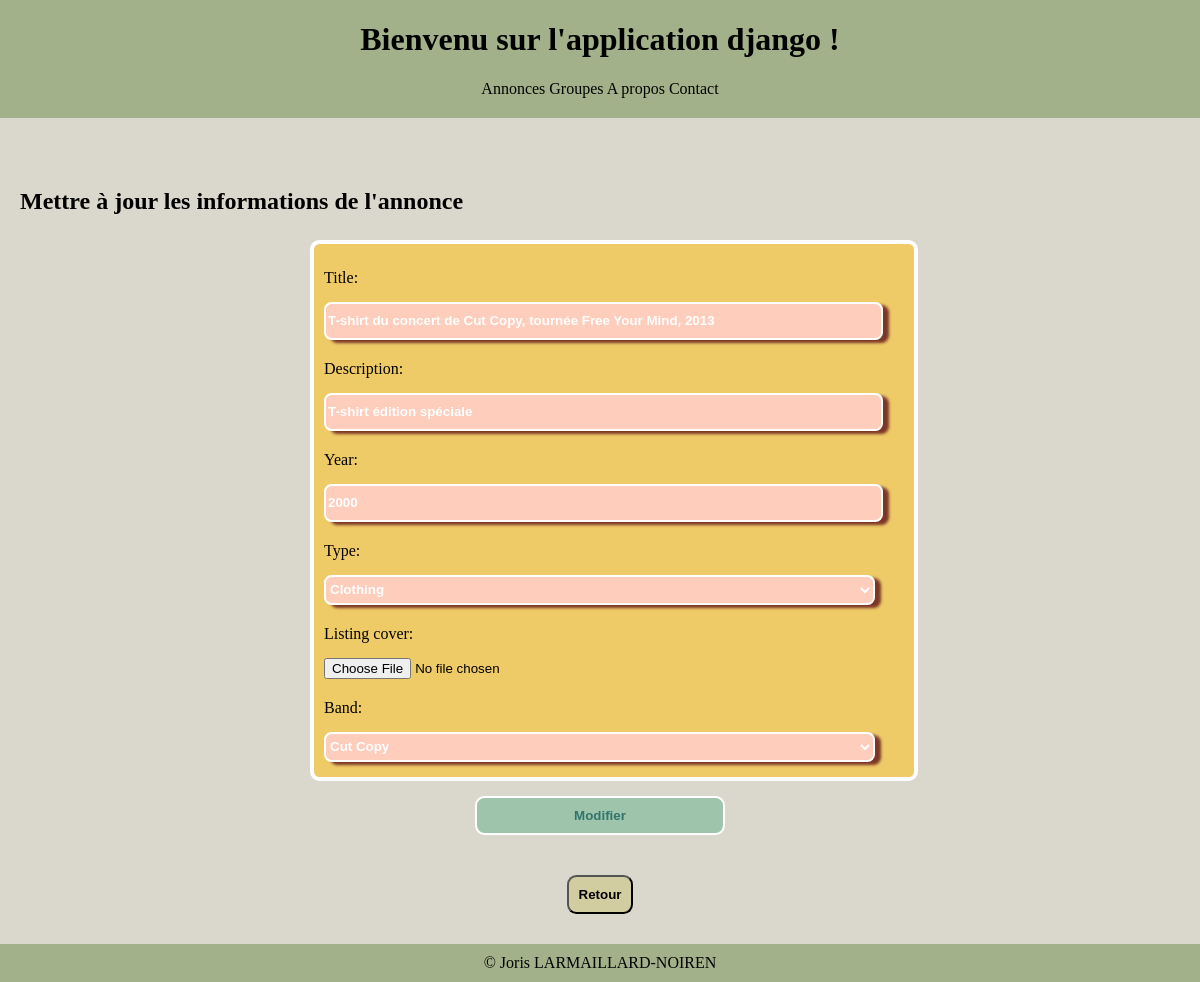
Screenshot of /ads/2/update/ with the database file from the repository.
### listings/models.py (models this page shows, shortened)
class Listing(models.Model):
    class Type(models.TextChoices):
        RECORDS = 'RE'
        CLOTHING = 'CL'
        POSTERS = 'PO'
        MISCELLANEOUS = 'MI'
    title = models.fields.CharField(max_length=100)
    description = models.fields.CharField(max_length=300)
    sold = models.fields.BooleanField(default=False)
    year = models.fields.IntegerField(
        validators=[MinValueValidator(1900), MaxValueValidator(2024)]
    )
    type = models.fields.CharField(choices=Type.choices, max_length=5)
    listing_cover = models.ImageField(upload_to="albums/listings_covers/", null=True, blank=True)
    band = models.ForeignKey(Band, null=True, on_delete=models.SET_NULL)

### listings/views.py (the view)
# urls.py: path("ads/<int:ad_id>/update/", views.ad_update, name="ad-update"),
def ad_update(request, ad_id):
    ad = Listing.objects.get(id=ad_id)
    if request.method == 'POST':
        form_update = ListingForm(request.POST, request.FILES, instance=ad)
        if form_update.is_valid():
            form_update.save()
            return redirect('ad-detail', ad_id)
    else:
        form_update = ListingForm(instance=ad)
    return render(request,
                  'listings/ad_update.html',
                  {'form_update': form_update, 'ad_id': ad_id})

### listings/forms.py
class ListingForm(forms.ModelForm):
    class Meta:
        model = Listing
        exclude = ('sold',)

### listings/models.py (called while the page is built)
    def __str__(self):
        return f'{self.name}'

### listings/templates/listings/ad_update.html (shortened to what this page needs)
{% extends 'listings/base.html' %}
{% block content %}
    <h2>Mettre à jour les informations de l'annonce</h2>
    <div class="form-section">
        <form action="" method="post">
            <div class="contenu-formulaire">
                {{ form_update.as_div }}
            </div>
            <div class="conteneur-input">
                <input type="submit" value="Modifier">
            </div>
        </form>
    </div>
    <div class="conteneur-bouton">
        <a href="{% url 'ad-detail' ad_id %}">
            <button class="bouton-retour">Retour</button>
        </a>
    </div>
{% endblock %}

### listings/static/listings/style.css (style rules this page uses)
:root { --main-bg-color: #a3b18a; --common-bg-color: #D2CCA1; --common-txt-color: white; }
hmtl, body { font-family: Futura; background-color: #dad7cd; height: 100%; margin: 0; }
body { display: flex; flex-direction: column; }
a { text-decoration: none; color: inherit; }
.conteneur-bouton { text-align: center; margin: 10px auto; }
.conteneur-input { text-align: center; align-items: center; }
.bouton-retour, .bouton, .bouton-supprimer { font-weight: bold; border-radius: .25cm; padding: 10px; }
.bouton-retour, .bouton { background-color: var(--common-bg-color); }
.form-section { display: flex; flex-wrap: nowrap; justify-content: center; margin: 25px auto; }
form { text-align: center; line-height: 3; display: flex; flex-direction: column; width: 50%; }
form div { display: flex; flex-direction: column; align-items: baseline; width: 100%; margin-bottom: 5px; }
.contenu-formulaire { background-color: #EFCB68; border: 4px solid white; border-radius: .25cm; padding: 10px; }
input[type="text"], input[type="number"], select { color: white; font-weight: bold; background-color: #FFCDBC; border: 2px solid white; border-radius: .2cm; box-shadow: 6px 3px 3px #7C3626; height: 30px; width: 95%; padding-top: 2px; padding-bottom: 2px; }
input[type="submit"] { font-weight: bold; background-color: #9EC5AB; color: #32746D; border: 2px solid white; border-radius: .25cm; width: 250px; padding: 10px; margin: 10px 20px; }

### rows the page displays
Listing: title "T-shirt du concert de Cut Copy, tournée Free Your Mind, 2013", description "T-shirt édition spéciale", year "2000", type "Clothing", band "Cut Copy"
